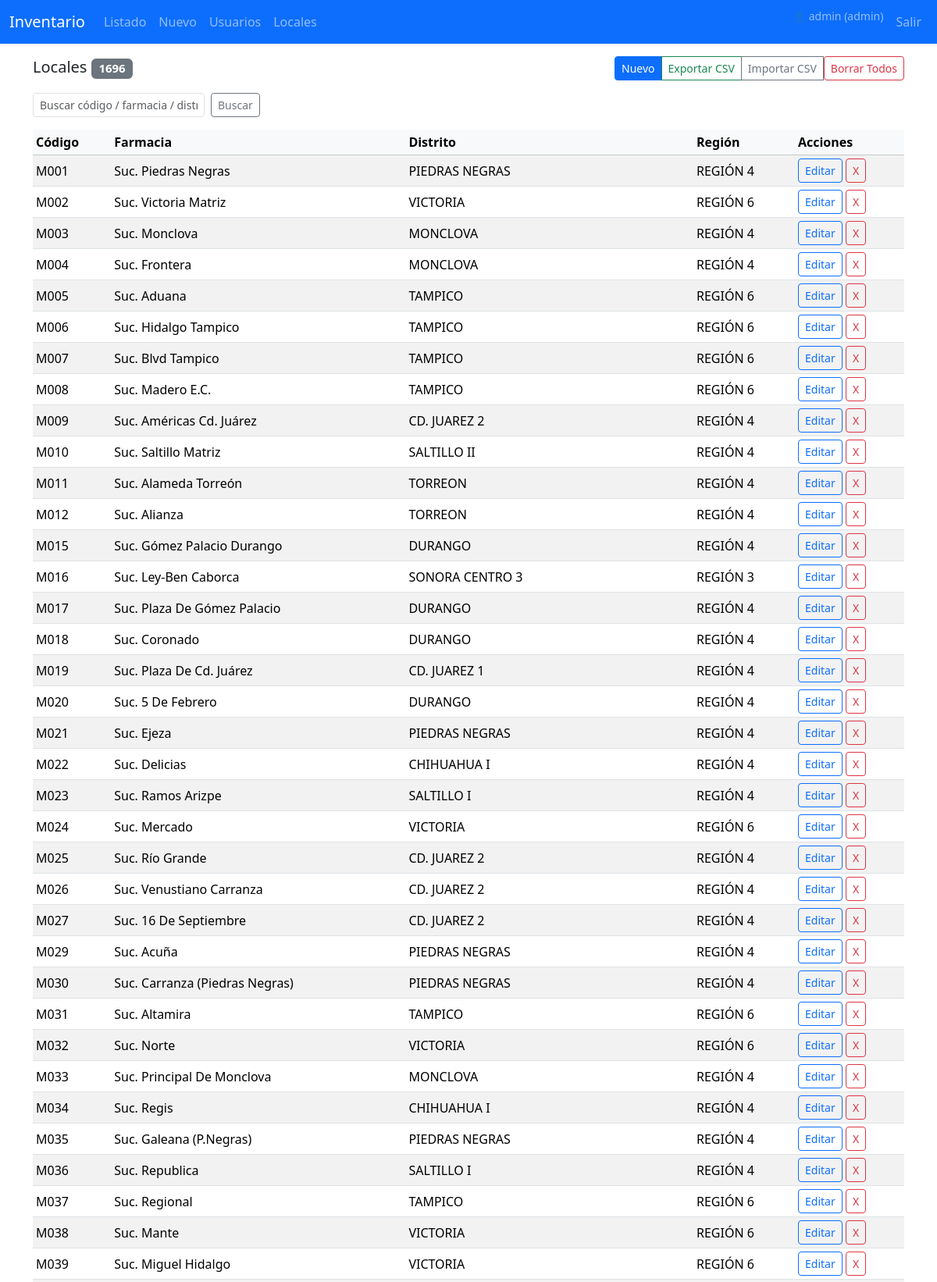
The page /locales (signed in, upper part) on the database its author committed.
### inventario/models.py (models this page shows, shortened)
class User(UserMixin, db.Model):
    id = db.Column(db.Integer, primary_key=True)
    username = db.Column(db.String(80), unique=True, nullable=False)
    email = db.Column(db.String(120), unique=True)
    password_hash = db.Column(db.String(128), nullable=False)
    role = db.Column(db.String(20), default='user')
    failed_attempts = db.Column(db.Integer, default=0)
    locked_until = db.Column(db.DateTime)
    last_login = db.Column(db.DateTime)
    last_password_change = db.Column(db.DateTime)
    created_at = db.Column(db.DateTime, default=datetime.utcnow)

class LocalRef(db.Model):
    id = db.Column(db.Integer, primary_key=True)
    region = db.Column(db.String(120), index=True)
    distrito = db.Column(db.String(180), index=True)
    local = db.Column(db.String(50), unique=True, index=True, nullable=False)
    farmacia = db.Column(db.String(200))

### inventario/routes.py (the view)
@web_bp.route('/locales', methods=['GET'])
@roles_required('admin')
def locales_listar():
    page = request.args.get('page', 1, type=int)
    per_page = 50
    q = request.args.get('q','').strip()
    query = LocalRef.query
    if q:
        like = f"%{q}%"
        query = query.filter((LocalRef.local.ilike(like)) | (LocalRef.farmacia.ilike(like)) | (LocalRef.distrito.ilike(like)))
    total = query.count()
    paginated = query.order_by(LocalRef.local).paginate(page=page, per_page=per_page)
    return render_template('locales_list.html', locales=paginated.items, total=total, page=page,
                           pages=paginated.pages, q=q, has_prev=paginated.has_prev, has_next=paginated.has_next,
                           prev_page=paginated.prev_num if paginated.has_prev else None,
                           next_page=paginated.next_num if paginated.has_next else None)

### inventario/__init__.py (called while the page is built)
@login_manager.user_loader
def load_user(user_id):
    from .models import User
    return User.query.get(int(user_id))

### inventario/routes.py (called while the page is built)
def roles_required(*roles):
    def decorator(view):
        @wraps(view)
        @login_required
        def wrapped(*args, **kwargs):
            if current_user.role not in roles:
                return "Forbidden", 403
            return view(*args, **kwargs)
        return wrapped
    return decorator

### inventario/templates/locales_list.html (shortened to what this page needs)
{% extends 'base.html' %}
{% block content %}
<div class="d-flex justify-content-between align-items-center mb-3">
  <h2 class="h5 mb-0">Locales <span class="badge bg-secondary">{{ total }}</span></h2>
  <div class="btn-group">
    <a href="{{ url_for('web.locales_nuevo') }}" class="btn btn-sm btn-primary">Nuevo</a>
    <a href="{{ url_for('web.locales_csv') }}" class="btn btn-sm btn-outline-success">Exportar CSV</a>
  <a href="{{ url_for('web.locales_importar_csv') }}" class="btn btn-sm btn-outline-secondary">Importar CSV</a>
    <form method="POST" action="{{ url_for('web.locales_eliminar_todos') }}" onsubmit="return confirm('¿Eliminar todos los locales?');" class="d-inline">
      <button class="btn btn-sm btn-outline-danger">Borrar Todos</button>
    </form>
  </div>
</div>
<form class="row g-2 mb-3" method="GET">
  <div class="col-auto">
    <input type="text" class="form-control form-control-sm" name="q" value="{{ q }}" placeholder="Buscar código / farmacia / distrito">
  </div>
  <div class="col-auto">
    <button class="btn btn-sm btn-outline-secondary">Buscar</button>
  </div>
</form>
<table class="table table-sm table-striped align-middle">
  <thead class="table-light">
    <tr>
      <th>Código</th><th>Farmacia</th><th>Distrito</th><th>Región</th><th style="width:140px;">Acciones</th>
    </tr>
  </thead>
  <tbody>
  {% for l in locales %}
    <tr>
      <td>{{ l.local }}</td>
      <td>{{ l.farmacia }}</td>
      <td>{{ l.distrito }}</td>
      <td>{{ l.region }}</td>
      <td>
        <a href="{{ url_for('web.locales_editar', local_id=l.id) }}" class="btn btn-sm btn-outline-primary">Editar</a>
        <form method="POST" action="{{ url_for('web.locales_eliminar', local_id=l.id) }}" style="display:inline" onsubmit="return confirm('¿Eliminar este local?');">
          <button class="btn btn-sm btn-outline-danger">X</button>
        </form>
      </td>
    </tr>
  {% endfor %}
  </tbody>
</table>
{% endblock %}

### inventario/templates/base.html (shortened to what this page needs)
<!doctype html>
<html lang="es" class="h-100">
  <head>
    <link href="https://cdn.jsdelivr.net/npm/bootstrap@5.3.3/dist/css/bootstrap.min.css" rel="stylesheet">
    <link rel="stylesheet" href="{{ url_for('static', filename='css/styles.css') }}">
  </head>
  <body class="d-flex flex-column h-100">
    <nav class="navbar navbar-expand-lg navbar-dark bg-primary">
      <div class="container-fluid">
        <a class="navbar-brand" href="{{ url_for('web.index') }}">Inventario</a>
        <div class="collapse navbar-collapse" id="navbarsExample">
          <ul class="navbar-nav me-auto mb-2 mb-lg-0">
            <li class="nav-item"><a class="nav-link" href="{{ url_for('web.inventario_listar') }}">Listado</a></li>
            {% if current_user.is_authenticated %}
              <li class="nav-item"><a class="nav-link" href="{{ url_for('web.inventario_nuevo') }}">Nuevo</a></li>
              {% if current_user.role == 'admin' %}
                <li class="nav-item"><a class="nav-link" href="{{ url_for('web.usuarios_listar') }}">Usuarios</a></li>
                <li class="nav-item"><a class="nav-link" href="{{ url_for('web.locales_listar') }}">Locales</a></li>
              {% endif %}
            {% endif %}
          </ul>
          <ul class="navbar-nav ms-auto mb-2 mb-lg-0">
            {% if current_user.is_authenticated %}
              <li class="nav-item"><span class="navbar-text small me-2">👤 {{ current_user.username }} ({{ current_user.role }})</span></li>
              <li class="nav-item"><a class="nav-link" href="{{ url_for('web.logout') }}">Salir</a></li>
            {% else %}
              <li class="nav-item"><a class="nav-link" href="{{ url_for('web.login') }}">Ingresar</a></li>
            {% endif %}
          </ul>
        </div>
      </div>
    </nav>
    <main class="flex-shrink-0">
      <div class="container py-3">
        {% block content %}{% endblock %}
      </div>
    </main>
  </body>
</html>

### inventario/static/css/styles.css (style rules this page uses)
body { -webkit-font-smoothing: antialiased; }

### rows shown on the page
User: username "admin", role "admin"
LocalRef: local "M001", farmacia "Suc. Piedras Negras", distrito "PIEDRAS NEGRAS", region "REGIÓN 4"
LocalRef: local "M002", farmacia "Suc. Victoria Matriz", distrito "VICTORIA", region "REGIÓN 6"
LocalRef: local "M003", farmacia "Suc. Monclova", distrito "MONCLOVA", region "REGIÓN 4"
LocalRef: local "M004", farmacia "Suc. Frontera", distrito "MONCLOVA", region "REGIÓN 4"
LocalRef: local "M005", farmacia "Suc. Aduana", distrito "TAMPICO", region "REGIÓN 6"
LocalRef: local "M006", farmacia "Suc. Hidalgo Tampico", distrito "TAMPICO", region "REGIÓN 6"
LocalRef: local "M007", farmacia "Suc. Blvd Tampico", distrito "TAMPICO", region "REGIÓN 6"
LocalRef: local "M008", farmacia "Suc. Madero E.C.", distrito "TAMPICO", region "REGIÓN 6"
LocalRef: local "M009", farmacia "Suc. Américas Cd. Juárez", distrito "CD. JUAREZ 2", region "REGIÓN 4"
LocalRef: local "M010", farmacia "Suc. Saltillo Matriz", distrito "SALTILLO II", region "REGIÓN 4"
LocalRef: local "M011", farmacia "Suc. Alameda Torreón", distrito "TORREON", region "REGIÓN 4"
LocalRef: local "M012", farmacia "Suc. Alianza", distrito "TORREON", region "REGIÓN 4"
LocalRef: local "M015", farmacia "Suc. Gómez Palacio Durango", distrito "DURANGO", region "REGIÓN 4"
LocalRef: local "M016", farmacia "Suc. Ley-Ben Caborca", distrito "SONORA CENTRO 3", region "REGIÓN 3"
LocalRef: local "M017", farmacia "Suc. Plaza De Gómez Palacio", distrito "DURANGO", region "REGIÓN 4"
LocalRef: local "M018", farmacia "Suc. Coronado", distrito "DURANGO", region "REGIÓN 4"
LocalRef: local "M019", farmacia "Suc. Plaza De Cd. Juárez", distrito "CD. JUAREZ 1", region "REGIÓN 4"
LocalRef: local "M020", farmacia "Suc. 5 De Febrero", distrito "DURANGO", region "REGIÓN 4"
LocalRef: local "M021", farmacia "Suc. Ejeza", distrito "PIEDRAS NEGRAS", region "REGIÓN 4"
LocalRef: local "M022", farmacia "Suc. Delicias", distrito "CHIHUAHUA I", region "REGIÓN 4"
LocalRef: local "M023", farmacia "Suc. Ramos Arizpe", distrito "SALTILLO I", region "REGIÓN 4"
LocalRef: local "M024", farmacia "Suc. Mercado", distrito "VICTORIA", region "REGIÓN 6"
LocalRef: local "M025", farmacia "Suc. Río Grande", distrito "CD. JUAREZ 2", region "REGIÓN 4"
LocalRef: local "M026", farmacia "Suc. Venustiano Carranza", distrito "CD. JUAREZ 2", region "REGIÓN 4"
LocalRef: local "M027", farmacia "Suc. 16 De Septiembre", distrito "CD. JUAREZ 2", region "REGIÓN 4"
LocalRef: local "M029", farmacia "Suc. Acuña", distrito "PIEDRAS NEGRAS", region "REGIÓN 4"
LocalRef: local "M030", farmacia "Suc. Carranza (Piedras Negras)", distrito "PIEDRAS NEGRAS", region "REGIÓN 4"
LocalRef: local "M031", farmacia "Suc. Altamira", distrito "TAMPICO", region "REGIÓN 6"
LocalRef: local "M032", farmacia "Suc. Norte", distrito "VICTORIA", region "REGIÓN 6"
LocalRef: local "M033", farmacia "Suc. Principal De Monclova", distrito "MONCLOVA", region "REGIÓN 4"
LocalRef: local "M034", farmacia "Suc. Regis", distrito "CHIHUAHUA I", region "REGIÓN 4"
LocalRef: local "M035", farmacia "Suc. Galeana (P.Negras)", distrito "PIEDRAS NEGRAS", region "REGIÓN 4"
LocalRef: local "M036", farmacia "Suc. Republica", distrito "SALTILLO I", region "REGIÓN 4"
LocalRef: local "M037", farmacia "Suc. Regional", distrito "TAMPICO", region "REGIÓN 6"
LocalRef: local "M038", farmacia "Suc. Mante", distrito "VICTORIA", region "REGIÓN 6"
LocalRef: local "M039", farmacia "Suc. Miguel Hidalgo", distrito "VICTORIA", region "REGIÓN 6"

### other values the page prints
{{ total }} "1696"
